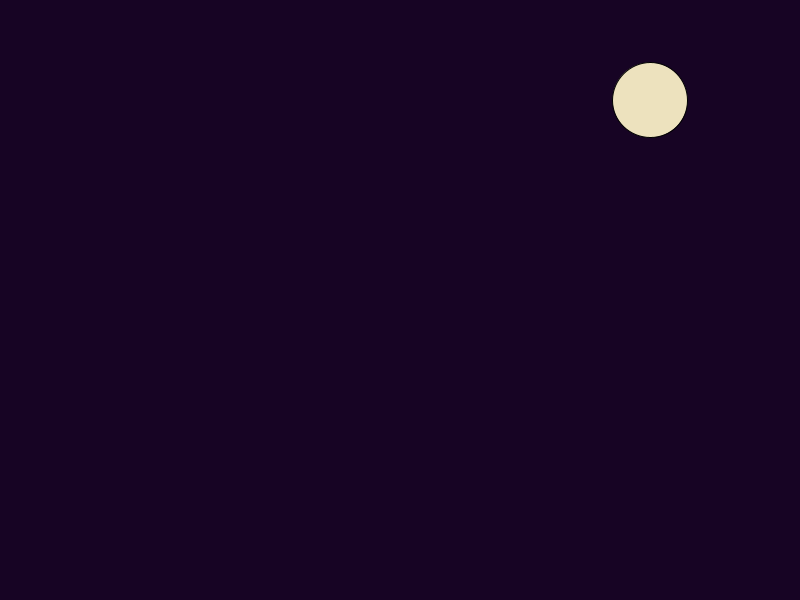
Frame 1 (no input)
Frame 60 (the mouse pressed at the canvas centre just before this capture): identical to frame 1, image omitted
Frame 120 (the mouse held since frame 60 and released just before this capture): identical to frame 1, image omitted

The Processing sketch that drew this single still picture (run headless with seeded random() and noise(); from frame 60 on, the mouse is pressed at the canvas centre):

// Processing sketch: SeasonScene
// ── SeasonScene.pde
void setup() {
  size(800, 600);
}
void draw() {
  int timeOfDay = 5;
  String season = "SUMMER";
  int numClouds = 2;
  //Anything else you may need here
  drawSky(season, timeOfDay);
  //drawClouds(numClouds);
  //drawLandscape(season, timeOfDay);
  //drawTrees(season);
  //drawSomeItem();
}
void drawSky(String season, int timeOfDay) {
  //What happens in the sky, particularly at a time of day?
  if (timeOfDay < 6) {
    drawNightSky();
  } else if (timeOfDay < 10) {
    //drawSunriseSky();
  } else if (timeOfDay < 18) {
    //drawDaytimeSky();
  } else if (timeOfDay < 20) {
    //drawSunsetSky();
  } else {
    //drawNightSky();
  }
  //What happens specifically in the sky, specifically in a
  //particular season?
  if (season == "SUMMER") {
    //drawBird();
  } else if (season == "WINTER") {
    //drawSnowflakes();
  } else if (season == "SPRING") {
    //drawPollen();
  } else {
    //drawBlimp();
  }
} //closes drawSky

void drawNightSky(){
   background(23, 4, 36); 
   fill(237, 226, 190);
   circle(650, 100, 75);
}
